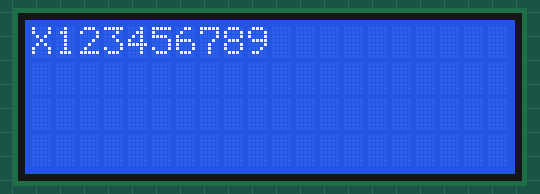
Recording of a program running on a simulated MicroPython board. Shown: 20×4 character LCD. What the program prints to the serial console is not drawn. At 4.0 s the program stops and its outputs stay as they are.

Above: at 1.7 s.
At 2.3 s:
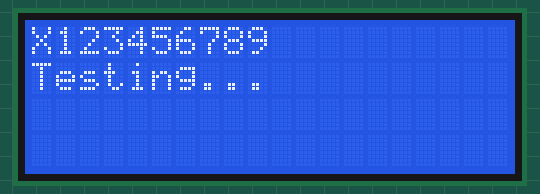
At 2.9 s:
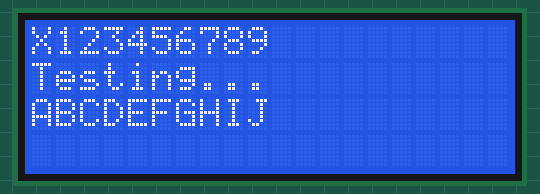
At 3.5 s:
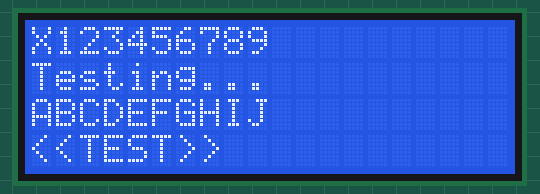

The program:

v4.py
```python
from machine import I2C, Pin
import time

class LCD_I2C:
    # Alternative PCF8574T pin mapping
    P0 = 0x01  # RS
    P1 = 0x02  # RW
    P2 = 0x04  # EN
    P3 = 0x08  # LED
    P4 = 0x10  # D4
    P5 = 0x20  # D5
    P6 = 0x40  # D6
    P7 = 0x80  # D7

    def __init__(self, i2c, address=0x27):
        self.i2c = i2c
        self.address = address
        self.backlight = True
        print(f"Initializing LCD at address 0x{address:x}")

        # Store current data
        self._data = 0x00

        time.sleep_ms(100)
        self._init_sequence()

    def _write_i2c(self, byte):
        if self.backlight:
            byte |= self.P3
        try:
            self.i2c.writeto(self.address, bytes([byte]))
            time.sleep_us(50)
        except Exception as e:
            print(f"I2C Write Error: {e}")

    def _write_4bits(self, value, rs=False):
        # Prepare data
        data = value & 0xF0  # Get high 4 bits
        if rs:
            data |= self.P0  # Set RS bit for data
        if self.backlight:
            data |= self.P3  # Set backlight

        # Write sequence with enable pulse
        self._write_i2c(data)
        self._write_i2c(data | self.P2)  # Set EN high
        time.sleep_us(1)
        self._write_i2c(data)            # Set EN low
        time.sleep_us(50)

    def _write_byte(self, value, rs=False):
        # Write high 4 bits
        self._write_4bits(value, rs)
        # Write low 4 bits
        self._write_4bits(value << 4, rs)
        time.sleep_us(50)

    def _init_sequence(self):
        print("Starting initialization sequence...")

        # Wait for more than 40ms after power up
        time.sleep_ms(50)

        # Initialize 8-bit mode first
        print("Setting up 8-bit mode...")
        for _ in range(3):
            self._write_4bits(0x30)
            time.sleep_ms(5)

        # Set 4-bit mode
        print("Switching to 4-bit mode...")
        self._write_4bits(0x20)
        time.sleep_ms(5)

        # Now configure the LCD
        print("Configuring display...")
        commands = [
            0x28,  # Function set: 4-bit mode, 2 lines, 5x8 dots
            0x0C,  # Display control: Display ON, cursor OFF, blink OFF
            0x06,  # Entry mode: Increment cursor, no display shift
            0x01   # Clear display
        ]

        for cmd in commands:
            self._write_byte(cmd)
            time.sleep_ms(2)

        print("Initialization complete")

    def clear(self):
        self._write_byte(0x01)  # Clear display
        time.sleep_ms(2)

    def write_char(self, char):
        self._write_byte(ord(char), rs=True)

    def write_string(self, string):
        for char in string:
            self.write_char(char)

    def set_cursor(self, line, column):
        offsets = [0x00, 0x40, 0x14, 0x54]  # Line offsets for 20x4 LCD
        if 0 <= line <= 3 and 0 <= column <= 19:
            self._write_byte(0x80 | (offsets[line] + column))
            time.sleep_ms(1)

def test_display():
    print("Setting up I2C...")
    sda = Pin(26, Pin.PULL_UP)
    scl = Pin(0, Pin.PULL_UP)
    i2c = I2C(0, sda=sda, scl=scl, freq=10000)

    print("Scanning I2C bus...")
    devices = i2c.scan()
    print(f"Found devices at: {[hex(x) for x in devices]}")

    if 0x27 not in devices:
        print("LCD not found at 0x27!")
        return

    try:
        print("Creating LCD object...")
        lcd = LCD_I2C(i2c)

        # First, try just initializing display and showing a single character
        print("Testing single character...")
        lcd.clear()
        time.sleep_ms(100)
        lcd.set_cursor(0, 0)
        lcd.write_char('X')
        time.sleep_ms(1000)

        # If that worked, try writing strings
        print("Testing full display...")
        test_strings = [
            "X123456789",  # First line
            "Testing...",  # Second line
            "ABCDEFGHIJ",  # Third line
            "<<TEST>>"     # Fourth line
        ]

        for i, text in enumerate(test_strings):
            print(f"Writing line {i}: {text}")
            lcd.set_cursor(i, 0)
            lcd.write_string(text)
            time.sleep_ms(500)

    except Exception as e:
        print(f"Error during test: {e}")
        raise e

print("Starting test...")
test_display()
```

Measured:
- what the display in image 0 shows lasts 0.7 s, from 1.6 s to 2.3 s
